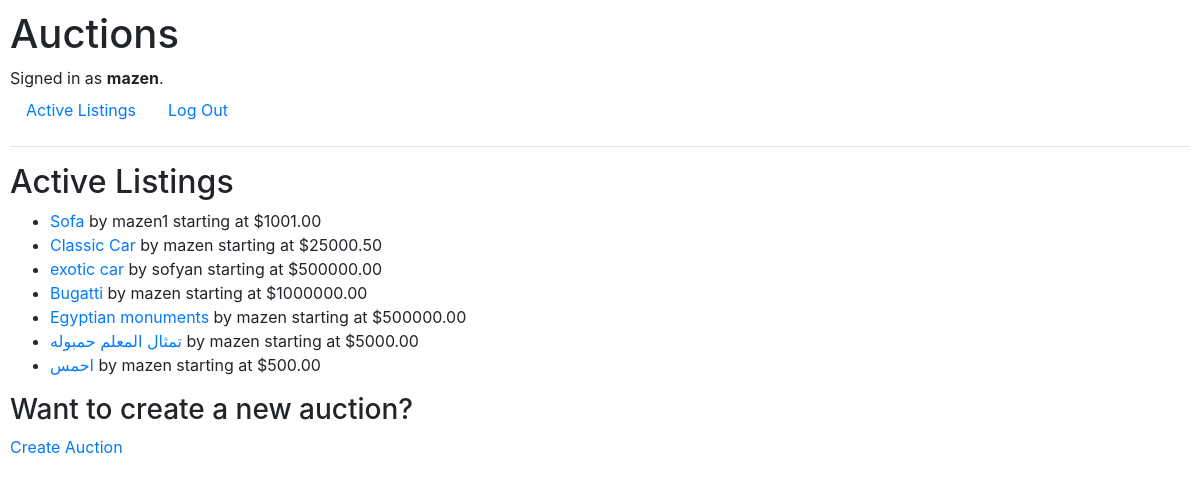
Screenshot of / (signed in) with the database file from the repository.
### auctions/models.py (models this page shows, shortened)
class User(AbstractUser):
    pass

class Listing(models.Model):
    title = models.CharField(max_length=100)
    description = models.TextField()
    starting_bid = models.DecimalField(max_digits=10, decimal_places=2)
    image_url = models.URLField(blank=True, null=True)
    category = models.CharField(max_length=50, blank=True, null=True)
    owner = models.ForeignKey(User, on_delete=models.CASCADE, related_name="listings")
    created_at = models.DateTimeField(auto_now_add=True)
    active = models.BooleanField(default=True)  # True = auction is open

### auctions/views.py (the view)
# urls.py: path("", views.index, name="index"),
def index(request):
    return render(request, "auctions/index.html", {
        "auctions": Listing.objects.filter(active=True)
    })

### auctions/templates/auctions/index.html
{% extends "auctions/layout.html" %}
{% block body %}
    <h2>Active Listings</h2>
    <ul>
        {% if auctions %}
            {% for auction in auctions %}
                <li>
                    <a href="{% url 'auctions:detail' auction.id %}">{{ auction.title }}</a>
                    <span>by {{ auction.owner }}</span>
                    <span>starting at ${{ auction.starting_bid }}</span>
                </li>
            {% endfor %}
        {% else %}
            <li>No active listings available.</li>
        {% endif %}
    </ul>
    <div>
        <h3>Want to create a new auction?</h3>
        <a href="{% url 'auctions:create' %}">Create Auction</a>
    </div>
{% endblock %}

### auctions/templates/auctions/layout.html (shortened to what this page needs)
{% load static %}
<!DOCTYPE html>
<html lang="en">
    <head>
        <link rel="stylesheet" href="https://stackpath.bootstrapcdn.com/bootstrap/4.4.1/css/bootstrap.min.css">
        <link href="{% static 'auctions/styles.css' %}" rel="stylesheet">
    </head>
    <body>
        <h1>Auctions</h1>
        <div>
            {% if user.is_authenticated %}
                Signed in as <strong>{{ user.username }}</strong>.
            {% else %}
                Not signed in.
            {% endif %}
        </div>
        <ul class="nav">
            <li class="nav-item">
                <a class="nav-link" href="{% url 'auctions:index' %}">Active Listings</a>
            </li>
            {% if user.is_authenticated %}
                <li class="nav-item">
                    <a class="nav-link" href="{% url 'auctions:logout' %}">Log Out</a>
                </li>
            {% endif %}
        </ul>
        <hr>
        {% block body %}
        {% endblock %}
    </body>
</html>

### auctions/static/auctions/styles.css (style rules this page uses)
body { padding: 10px; }

### rows the page displays
User: username "mazen"
Listing: title "Sofa", owner "mazen1", starting_bid "1001.00"
Listing: title "Classic Car", owner "mazen", starting_bid "25000.50"
Listing: title "exotic car", owner "sofyan", starting_bid "500000.00"
Listing: title "Bugatti", owner "mazen", starting_bid "1000000.00"
Listing: title "Egyptian monuments", owner "mazen", starting_bid "500000.00"
Listing: title "تمثال المعلم حمبوله", owner "mazen", starting_bid "5000.00"
Listing: title "احمس", owner "mazen", starting_bid "500.00"
